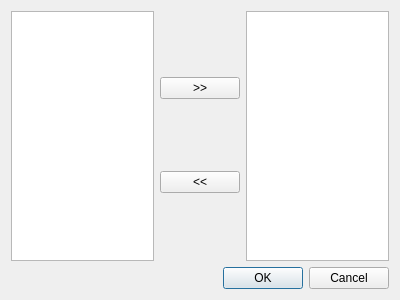
<?xml version="1.0" encoding="UTF-8"?>
<ui version="4.0">
 <class>TaskAssignmentDialog</class>
 <widget class="QDialog" name="TaskAssignmentDialog">
  <property name="geometry">
   <rect>
    <x>0</x>
    <y>0</y>
    <width>400</width>
    <height>300</height>
   </rect>
  </property>
  <property name="windowTitle">
   <string>Dialog</string>
  </property>
  <layout class="QVBoxLayout" name="verticalLayout_2">
   <item>
    <layout class="QHBoxLayout" name="horizontalLayout">
     <item>
      <widget class="QListWidget" name="availableEmployeeSListWidget"/>
     </item>
     <item>
      <layout class="QVBoxLayout" name="verticalLayout">
       <item>
        <widget class="QPushButton" name="addEmployeeButton">
         <property name="text">
          <string>&gt;&gt;</string>
         </property>
        </widget>
       </item>
       <item>
        <widget class="QPushButton" name="removeEmployeeButton">
         <property name="text">
          <string>&lt;&lt;</string>
         </property>
        </widget>
       </item>
      </layout>
     </item>
     <item>
      <widget class="QListWidget" name="assignedEmployeesListWidget"/>
     </item>
    </layout>
   </item>
   <item>
    <widget class="QDialogButtonBox" name="buttonBox">
     <property name="orientation">
      <enum>Qt::Horizontal</enum>
     </property>
     <property name="standardButtons">
      <set>QDialogButtonBox::Cancel|QDialogButtonBox::Ok</set>
     </property>
    </widget>
   </item>
  </layout>
 </widget>
 <resources/>
 <connections>
  <connection>
   <sender>buttonBox</sender>
   <signal>accepted()</signal>
   <receiver>TaskAssignmentDialog</receiver>
   <slot>accept()</slot>
   <hints>
    <hint type="sourcelabel">
     <x>248</x>
     <y>254</y>
    </hint>
    <hint type="destinationlabel">
     <x>157</x>
     <y>274</y>
    </hint>
   </hints>
  </connection>
  <connection>
   <sender>buttonBox</sender>
   <signal>rejected()</signal>
   <receiver>TaskAssignmentDialog</receiver>
   <slot>reject()</slot>
   <hints>
    <hint type="sourcelabel">
     <x>316</x>
     <y>260</y>
    </hint>
    <hint type="destinationlabel">
     <x>286</x>
     <y>274</y>
    </hint>
   </hints>
  </connection>
 </connections>
</ui>
